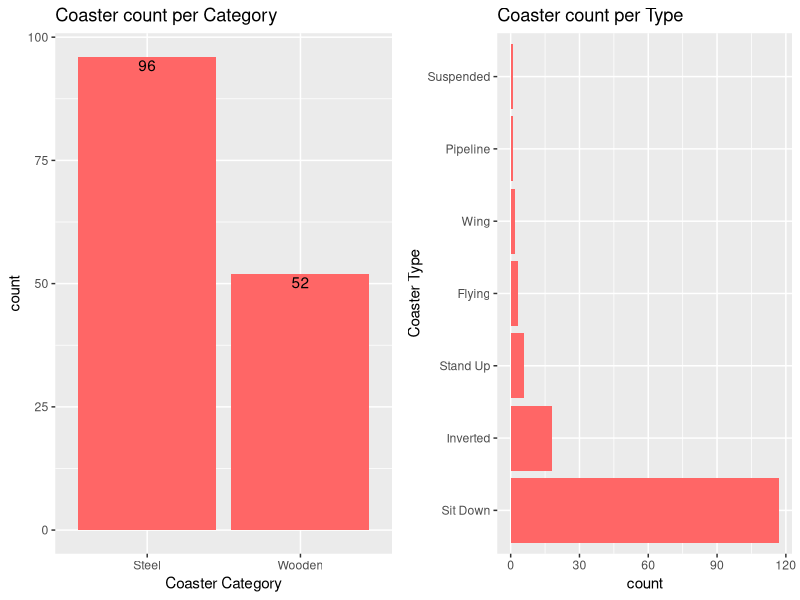
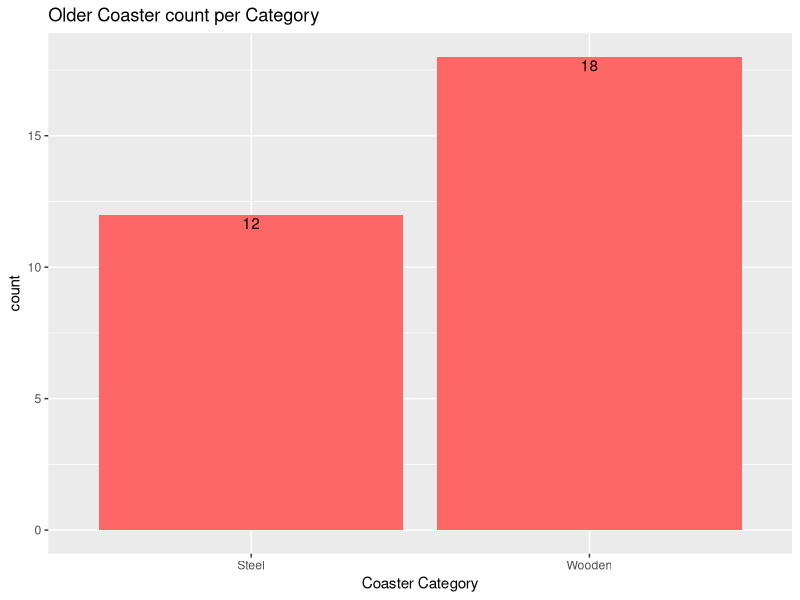
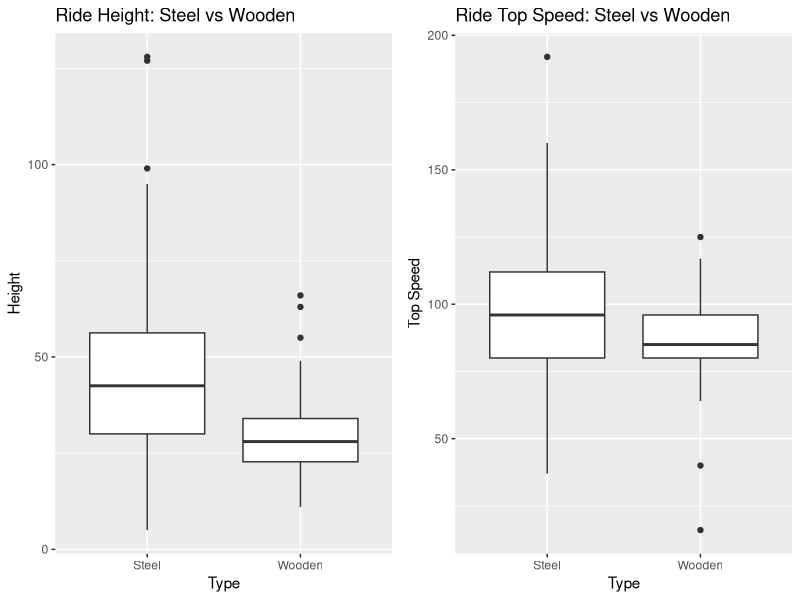
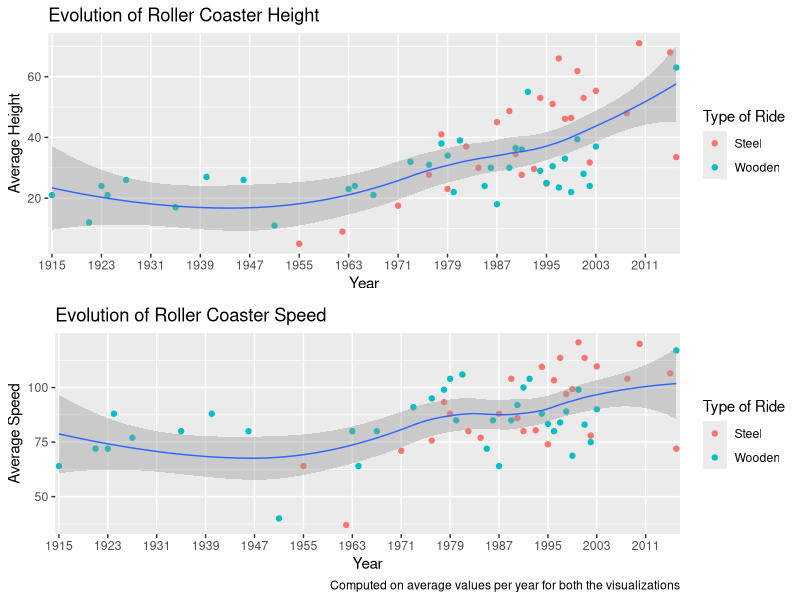
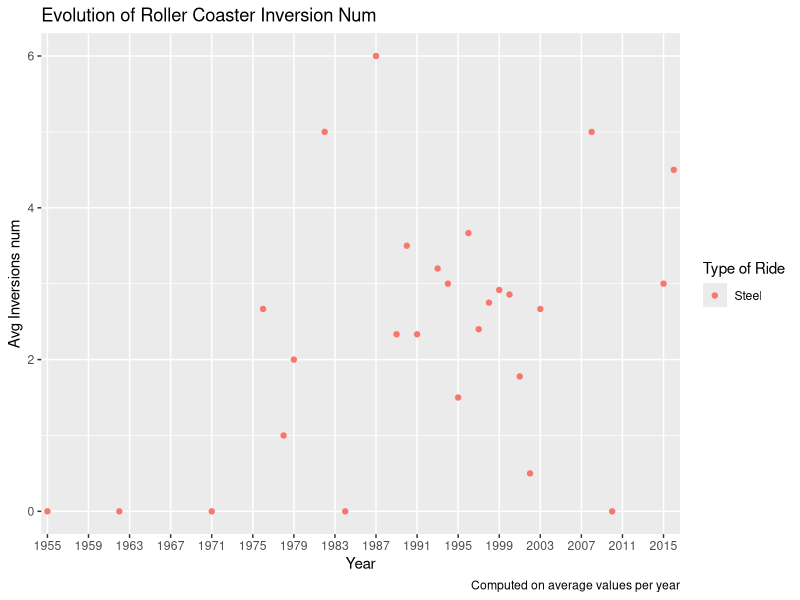
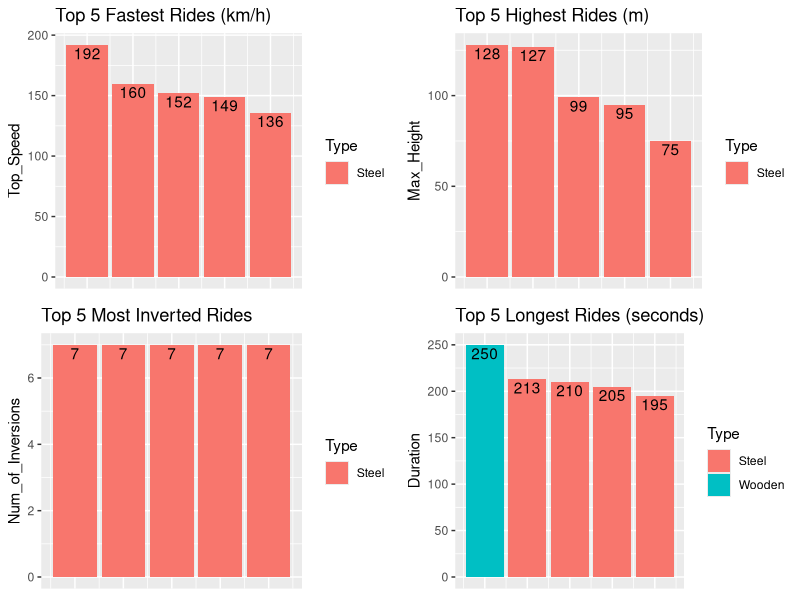
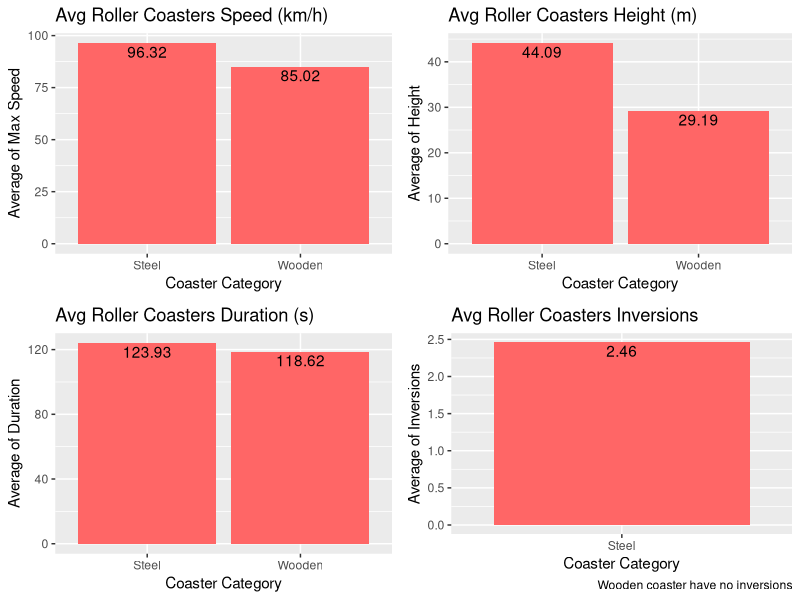
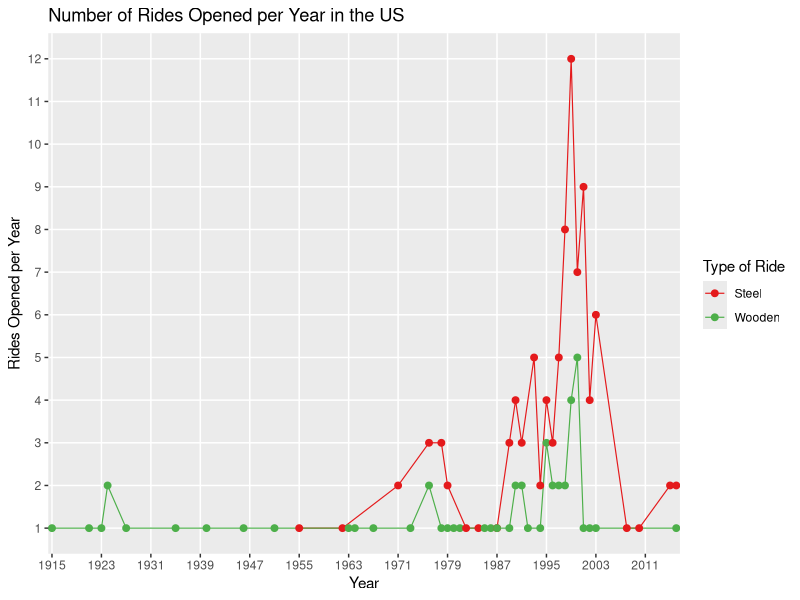

The R script that drew these images, in order: (Note: this script raises an error after producing the figures.)
## ---- chunk 1
# renv lockdown file present in the project directory --> renv.lock
knitr::opts_chunk$set(warning = FALSE, message = FALSE, tidy = TRUE)
library(tidyverse)
library(ggplot2)
library(gridExtra)
library(forcats)
library(GGally) #ggplot2 extensions, more details in the following sections
library(sf)
sf::sf_use_s2(FALSE)
library(rnaturalearth)
## ---- chunk 2
game_data<-read_csv("./Data/PlanetCoaster_DF.csv", col_names=TRUE)
head(game_data)
## ---- chunk 3
#print columns
str(game_data)
## ---- chunk 4
real_data<-read_csv("./Data/RollerCoastersMontanaUni.csv", col_names = TRUE)
head(real_data)
## ---- chunk 5
#print columns
str(real_data)
## ---- chunk 6
# remove useless columns
game_data <- select(game_data, -Coaster_Name, -Traversal_Lenght)
## ---- chunk 7
# remove useless columns
real_data <- select(real_data, -Coaster, -Inversions)
## ---- chunk 8
# count the number of nulls
cat("NA in game dataset: ", sum(is.na(game_data)), " NA in real dataset: ", sum(is.na(real_data)))

## ---- chunk 9
# dropping NA
real_data <- real_data %>% 
  drop_na()
## ---- chunk 10
# converting units
real_data["Top_Speed"]=round(real_data$Top_Speed*1.60, digits = 0) #mph to kmh
real_data["Drop"]=round(real_data$Drop/3.28, digits = 0) #ft to meters
real_data["Length"]=round(real_data$Length/3.28, digits = 0) #ft to meters
real_data["Max_Height"]=round(real_data$Max_Height/3.28, digits = 0) #ft to meters
## ---- chunk 11
# changing types to factor or integer
game_data$Inversions_Num=as.integer(game_data$Inversions_Num)
game_data$Coaster_Type=as.factor(game_data$Coaster_Type)
game_data$Launched=as.factor(game_data$Launched)
game_data$Shuttle=as.factor(game_data$Shuttle)
game_data$Coaster_Category=as.factor(game_data$Coaster_Category)
## ---- chunk 12
# new data types
str(game_data)
## ---- chunk 13
# changing type into factor or integer
real_data$Age_Group=as.factor(real_data$Age_Group)
real_data$Type=as.factor(real_data$Type)
real_data$Design=as.factor(real_data$Design)
real_data$Year_Opened=as.integer(real_data$Year_Opened)
real_data$Num_of_Inversions=as.integer(real_data$Num_of_Inversions)
## ---- chunk 14
str(real_data)
## ---- chunk 15
#add coaster class as factor
game_data <- game_data %>%
  mutate(coaster_class = as.factor(if_else(Exitement>6.34 & Nausea<3.5 & (Fear>4.0 & Fear<6.0), "Good", "Bad")))
## ---- chunk 16
# select the common attributes of real and game rides
game <- select(game_data, Max_Speed, Biggest_Drop, Track_Lenght, Duration, Inversions_Num, -coaster_class)
real <- select(real_data, Top_Speed, Drop, Length, Duration, Num_of_Inversions)
# renaming real cols to have same name of game cols
real <- rename(real, Max_Speed=Top_Speed, Biggest_Drop=Drop, Track_Lenght=Length, Inversions_Num=Num_of_Inversions)
## ---- chunk 17
# adding flag to identify real vs game rides
game["Ride_Type"]="Game"
real["Ride_Type"]="Real"

# merging datasets
rides <- rbind(game, real)

# resulting data set
head(rides)
## ---- chunk 18
# coasters per category (type)
coasterCat <- ggplot(data=real_data, mapping = aes(x = Type))+
  geom_bar(fill="#FF6666")+
  geom_text(mapping = aes(label=..count..), stat = "count", vjust=1.2)+
  labs(title = "Coaster count per Category", x = "Coaster Category")
# coaster per type (design)
coasterDes <- ggplot(data=real_data, mapping = aes(x = fct_infreq(Design)))+
  geom_bar(fill="#FF6666")+
  coord_flip()+
  labs(title = "Coaster count per Type", x = "Coaster Type")

# arranging the plots
grid.arrange(coasterCat, coasterDes, nrow=1)
## ---- chunk 19
# selecting the older rides filtering the age group
real_data %>%
  filter(Age_Group=="1:older")%>%
  ggplot(mapping = aes(x = Type))+
  geom_bar(fill="#FF6666")+
  geom_text(mapping = aes(label=..count..), stat = "count", vjust=1.2)+
  labs(title = "Older Coaster count per Category", x = "Coaster Category")
## ---- chunk 20
# box plots height vs type
heightComp <- real_data %>%
  ggplot(aes(x=Type, y=Max_Height))+
  geom_boxplot()+
  labs(title = "Ride Height: Steel vs Wooden", y="Height")

# box plots speed vs type
speedComp <- real_data %>%
  ggplot(aes(x=Type, y=Top_Speed))+
  geom_boxplot()+
  labs(title = "Ride Top Speed: Steel vs Wooden", y="Top Speed")

grid.arrange(heightComp, speedComp, nrow=1)
## ---- chunk 21
# how ride height changes with years
heightEv <- real_data %>%
  group_by(Year_Opened, Type)%>%
  summarise(avgHeightPerYear = mean(Max_Height))%>%
  ggplot()+
  geom_point(aes(x=Year_Opened, y=avgHeightPerYear, color=Type))+
  geom_smooth(aes(x=Year_Opened, y=avgHeightPerYear), size=0.5)+
  scale_x_discrete(limits=seq(1915, 2016, 8))+
  labs(title = "Evolution of Roller Coaster Height", x="Year", color="Type of Ride", y="Average Height")


# how ride speed changes with years
speedEv <- real_data %>%
  group_by(Year_Opened, Type)%>%
  summarise(avgSpeedPerYear = mean(Top_Speed))%>%
  ggplot()+
  geom_point(aes(x=Year_Opened, y=avgSpeedPerYear, color=Type))+
  geom_smooth(aes(x=Year_Opened, y=avgSpeedPerYear), size=0.5)+
    scale_x_discrete(limits=seq(1915, 2016, 8))+
  labs(title = "Evolution of Roller Coaster Speed", x="Year", color="Type of Ride", y="Average Speed", 
       caption = "Computed on average values per year for both the visualizations")

grid.arrange(heightEv, speedEv, nrow=2)
## ---- chunk 22
# how ride inversions changes with years
real_data %>%
  group_by(Year_Opened, Type)%>%
  filter(Type == "Steel")%>%
  summarise(avgInvsPerYear = mean(Num_of_Inversions))%>%
  ggplot()+
  geom_point(aes(x=Year_Opened, y=avgInvsPerYear, color=Type))+
  scale_x_discrete(limits=seq(1955, 2016, 4))+
  labs(title = "Evolution of Roller Coaster Inversion Num", x="Year", color="Type of Ride", 
       y="Avg Inversions num", caption = "Computed on average values per year")
## ---- chunk 23
# fastest and highest rides in the us
fastest <- real_data%>%
  slice_max(Top_Speed, n=5, with_ties = FALSE)%>%
  ggplot(aes(x=seq(1,5), y=Top_Speed, fill=Type))+
  geom_bar(stat = "identity")+
  geom_text(mapping = aes(label=Top_Speed), vjust=1.2)+
  labs(title = "Top 5 Fastest Rides (km/h)")+
  theme(axis.title.x = element_blank(),
        axis.text.x = element_blank(),
        axis.ticks.x = element_blank())

highest <- real_data%>%
  slice_max(Max_Height, n=5, with_ties = FALSE)%>%
  ggplot(aes(x=seq(1,5), y=Max_Height, fill=Type))+
  geom_bar(stat = "identity")+
  geom_text(mapping = aes(label=Max_Height), vjust=1.2)+
  labs(title = "Top 5 Highest Rides (m)")+
  theme(axis.title.x = element_blank(),
        axis.text.x = element_blank(),
        axis.ticks.x = element_blank())

mostInv <- real_data%>%
  slice_max(Num_of_Inversions, n=5, with_ties = FALSE)%>%
  ggplot(aes(x=seq(1,5), y=Num_of_Inversions, fill=Type))+
  geom_bar(stat = "identity")+
  geom_text(mapping = aes(label=Num_of_Inversions), vjust=1.2)+
  labs(title = "Top 5 Most Inverted Rides")+
  theme(axis.title.x = element_blank(),
        axis.text.x = element_blank(),
        axis.ticks.x = element_blank())

longest <- real_data%>%
  slice_max(Duration, n=5, with_ties = FALSE)%>%
  ggplot(aes(x=seq(1,5), y=Duration, fill=Type))+
  geom_bar(stat = "identity")+
  geom_text(mapping = aes(label=Duration), vjust=1.2)+
  labs(title = "Top 5 Longest Rides (seconds)")+
  theme(axis.title.x = element_blank(),
        axis.text.x = element_blank(),
        axis.ticks.x = element_blank())

grid.arrange(fastest, highest, mostInv, longest, nrow=2)

## ---- chunk 24
# avg speed for coaster cat
avgSpd <- real_data %>%
  group_by(Type)%>%
  summarise(avgSpeed=round(mean(Top_Speed), digits = 2))%>%
  ggplot(aes(x=Type, y=avgSpeed))+
    geom_col(fill="#FF6666")+
    geom_text(mapping = aes(label=avgSpeed), vjust=1.2)+
    labs(title = "Avg Roller Coasters Speed (km/h)", x = "Coaster Category", y="Average of Max Speed")

# avg height for coaster cat
avgHeight <- real_data %>%
  group_by(Type)%>%
  summarise(avgHeight=round(mean(Max_Height), digits = 2))%>%
  ggplot(aes(x=Type, y=avgHeight))+
    geom_col(fill="#FF6666")+
    geom_text(mapping = aes(label=avgHeight), vjust=1.2)+
    labs(title = "Avg Roller Coasters Height (m)", x = "Coaster Category", y="Average of Height")

# avg duration for coaster cat
avgDur <- real_data %>%
  group_by(Type)%>%
  summarise(avgDura=round(mean(Duration), digits = 2))%>%
  ggplot(aes(x=Type, y=avgDura))+
    geom_col(fill="#FF6666")+
    geom_text(mapping = aes(label=avgDura), vjust=1.2)+
    labs(title = "Avg Roller Coasters Duration (s)", x = "Coaster Category", y="Average of Duration")

# avg inversion num for coaster cat
avgInv <- real_data %>%
  group_by(Type)%>%
  filter(Type == "Steel")%>%
  summarise(avgInve=round(mean(Num_of_Inversions), digits = 2))%>%
  ggplot(aes(x=Type, y=avgInve))+
    geom_col(fill="#FF6666")+
    geom_text(mapping = aes(label=avgInve), vjust=1.2)+
    labs(title = "Avg Roller Coasters Inversions", x = "Coaster Category", y="Average of Inversions",
         caption = "Wooden coaster have no inversions")

grid.arrange(avgSpd, avgHeight, avgDur, avgInv, nrow = 2)


## ---- chunk 25
# roller coasters opened per year
real_data %>%
  group_by(Year_Opened, Type)%>%
  summarise(OpenedPerYear = n())%>%
  ggplot(aes(x=Year_Opened, y=OpenedPerYear, color=Type))+
  geom_line(size = 0.4)+
  geom_point(size=2)+
  scale_y_discrete(name="Rides Opened per Year", limits=factor(c(1:12)))+ # limits 1 because if i have the year in the dataset, at least one ride was opened that year
  scale_x_discrete(limits=seq(1915, 2016, 8))+
  scale_color_manual(values=c('#e41a1c','#4daf4a'))+
  labs(title = "Number of Rides Opened per Year in the US", x="Year", color="Type of Ride")
## ---- chunk 26
# cumulative sum
real_data %>%
  group_by(Year_Opened)%>%
  summarise(OpenedTot = n())%>%
  mutate(cumSum = cumsum(OpenedTot))%>%
  ggplot(aes(x=Year_Opened, y=cumSum))+
  geom_line(size = 0.4)+
  geom_point(size=2)+
  scale_x_discrete(limits=seq(1915, 2016, 8))+
  scale_color_manual(values=c('#e41a1c','#4daf4a'))+
  labs(title = "Growth Trend in the number of Roller Coasters", subtitle = "cumulative sum of new rides over the years",  x="Year", y="Number of Rides")
## ---- chunk 27
# rides num per state
real_data %>%
  group_by(State)%>%
  summarise(nRide = n())%>%
  ggplot(aes(x=State, y=nRide))+
  geom_col()+
  coord_flip()+
  scale_y_discrete(name="Number of Rides", limits=factor(c(1:20)))+
  labs(title = "Roller Coasters per State", caption = "Showing only states with at least one ride")
## ---- chunk 28
proj <- "+proj=merc"
# get the coasters
coasters <- real_data%>%
  mutate(name = State)%>%
  group_by(name)%>%
  summarise(ridesN=n())%>%
  arrange(name, desc(ridesN))
  
# get the all states except for Alaska and Hawaii (no rides there)
states <- ne_states(country = "United States of America", returnclass = "sf")%>%
  st_transform(proj)%>%
  group_by(name)%>%
  summarise()%>%
  ungroup()%>%
  left_join(coasters, by="name")%>%
  filter(name != "Alaska", name != "Hawaii")

# plotting
states%>%
  mutate(ridesN = as.factor(ridesN))%>%
  # collapsing only the factors which label is present in the data set to avoid the generation of a warning
  mutate(ridesN = fct_collapse(ridesN,
                               "0" = c(),
                               "1-3" = c("1","2","3"),
                               "4-6" = c("4","5","6"),
                               "7 or more" = c("7","8","9", "12", "13", "16", "17")
                               ))%>%
  ggplot(aes(fill=ridesN))+
  geom_sf()+
  scale_color_manual(values=c("0"="gray", "1-3"="#d05851","4-6"="#69ac57","7 or more"="#c49837"),
                     aesthetics = c('colour', 'fill'))+
  labs(title = "Number of Roller Coaster per State", fill="Num of Rides")

## ---- chunk 29
proj <- "+proj=merc"
# getting the parks
parks <- real_data%>%
  mutate(name = State)%>%
  group_by(name)%>%
  summarise(parksN=length(unique(Park)))%>%
  arrange(name, desc(parksN))
  
# get the states except for Alaska and Hawaii (no theme parks there)
states <- ne_states(country = "United States of America", returnclass = "sf")%>%
  st_transform(proj)%>%
  group_by(name)%>%
  summarise()%>%
  ungroup()%>%
  left_join(parks, by="name")%>%
  filter(name != "Alaska", name != "Hawaii")

# plotting
states%>%
  mutate(parksN = as.factor(parksN))%>%
  # collapsing only the factors which label is present in the data set to avoid the generation of a warning
  mutate(parksN = fct_collapse(parksN,
                               "0" = c(),
                               "1-3" = c("1","2","3"),
                               "4-6" = c("4"),
                               "7 or more" = c("7", "8")
                               ))%>%
  ggplot(aes(fill=parksN))+
  geom_sf()+
  scale_color_manual(values=c("0"="gray","1-3"="#69ac57","4-6"="#c49837","7 or more"="#a96cc2"),
                     aesthetics = c('colour', 'fill'))+
  labs(title = "Number of Theme Parks per State", fill="Num of Theme Parks")

## ---- chunk 30
# parks with 4+ rides
real_data %>%
  group_by(Park)%>%
  summarise(nRide = n())%>%
  filter(nRide>4)%>%
  ggplot(aes(x=Park, y=nRide, width=0.2))+
  geom_col()+
  coord_flip()+
  scale_y_discrete(name="Number of Rides", limits=factor(c(1:12)))
## ---- chunk 31
coasterMainCat <- ggplot(data=game_data, mapping = aes(x = fct_infreq(Coaster_Category)))+
  geom_bar(fill="#FF6666")+
  geom_text(mapping = aes(label=..count..), stat = "count", vjust=1.2)+
  labs(title = "Coaster count per Category", x = "Coaster Category")

coasterType <- ggplot(data=game_data, mapping = aes(x = fct_infreq(Coaster_Type)))+
  geom_bar(fill="#FF6666")+
  coord_flip()+
  labs(title = "Coaster count per Type", x = "Coaster Type")

grid.arrange(coasterMainCat, coasterType, nrow=1)
## ---- chunk 32
# box plots drop vs type
heightComp <- game_data %>%
  ggplot(aes(x=Coaster_Category, y=Biggest_Drop))+
  geom_boxplot()+
  labs(title = "Ride Drop", y="Drop")

# box plots speed vs type
speedComp <- game_data %>%
  ggplot(aes(x=Coaster_Category, y=Max_Speed))+
  geom_boxplot()+
  labs(title = "Ride Top Speed", y="Top Speed")

# box plots inversions vs type
invComp <- game_data %>%
  ggplot(aes(x=Coaster_Category, y=Inversions_Num))+
  geom_boxplot()+
  labs(title = "Ride Inversions", y="Inversions")

grid.arrange(heightComp, speedComp, invComp, nrow=1)
## ---- chunk 33
excitement <- ggplot(game_data, aes(x=Coaster_Category, y=Exitement))+
  geom_boxplot()+
  labs(title = "Excitement Distribution", x = "Coaster Category")

fear <- ggplot(game_data, aes(x=Coaster_Category, y=Fear))+
  geom_boxplot()+
  labs(title = "Fear Distribution", x = "Coaster Category")

nausea <- ggplot(game_data, aes(x=Coaster_Category, y=Nausea))+
  geom_boxplot()+
  labs(title = "Nausea Distribution", x = "Coaster Category")

grid.arrange(excitement, fear, nausea, nrow=1)
## ---- chunk 34
ggplot(game_data, aes(x=Exitement, y=Nausea, color=Fear))+
  geom_point()+
  scale_color_gradient2(midpoint=5, low="#e41a1c", mid="#4daf4a", high="#984ea3", space ="Lab" )+
  labs(title = "Excitement, Nausea and Fear relation")

## ---- chunk 35
# pearson coefficient
# *** 99.9%, ** 99%, * 95%, . 90%, "" otherwise
ggpairs(game_data, columns = c("Exitement", "Fear", "Nausea"), 
        aes(color=Coaster_Category, alpha=.5), 
        title="Relation between Excitement, Nausea and Fear")
## ---- chunk 36
#correlation matrix numerical values
game_data%>%
  select(-Coaster_Type, -Launched, -Shuttle, -Coaster_Category, -coaster_class)%>%
  ggcorr(method=c("pairwise", "spearman"), label=TRUE, label_size = 2, legend.size = 9, size=2, hjust=.90)+
  labs(title = "Metrics Correlation Matrix")
## ---- chunk 37
#class balance
ggplot(game_data, aes(x=coaster_class))+
  geom_bar(fill="#FF6666")+
  geom_text(mapping = aes(label=..count..), stat = "count", vjust=1.2)+
  labs(title = "Good and Bad rides", x = "Coaster Class")
  
## ---- chunk 38
# summary of real rides
rides %>%
  filter(Ride_Type=="Real")%>%
  summary()
## ---- chunk 39
# summary of game rides
rides %>%
  filter(Ride_Type=="Game")%>%
  summary()
## ---- chunk 40
# max speed distribution
speed_density <- ggplot(rides, aes(x=Max_Speed))+
  geom_density(fill="gray")+
  facet_wrap(vars(factor(Ride_Type)), ncol = 1)+
  scale_x_discrete(limits=seq(10, 282, 30))+
  labs(title = "Distribution of the Max Speed (km/h)")

# drop distribution
drop_density <- ggplot(rides, aes(x=Biggest_Drop))+
  geom_density(fill="gray")+
  facet_wrap(vars(factor(Ride_Type)), ncol = 1)+
  scale_x_discrete(limits=seq(0, 259, 30))+
  labs(title = "Distribution of the Biggest Drop (m)")

grid.arrange(speed_density, drop_density, nrow=1)
## ---- chunk 41
# length distribution
length_density <- ggplot(rides, aes(x=Track_Lenght))+
  geom_density(fill="gray")+
  facet_wrap(vars(factor(Ride_Type)), ncol = 1)+
  scale_x_discrete(limits=seq(60, 3029, 400))+
  labs(title = "Distribution of the Tack Length (m)")

# duration distribution
duration_density <- ggplot(rides, aes(x=Duration))+
  geom_density(fill="gray")+
  facet_wrap(vars(factor(Ride_Type)), ncol = 1)+
  scale_x_discrete(limits=seq(16, 300, 40))+
  labs(title = "Distribution of the Duration (s)")

grid.arrange(length_density, duration_density, nrow=1)
## ---- chunk 42
# inversions distribution
inversions_density <- ggplot(rides, aes(x=Inversions_Num))+
  geom_density(fill="gray")+
  facet_wrap(vars(factor(Ride_Type)), ncol = 1)+
  scale_x_discrete(limits=seq(0, 16, 1))+
  labs(title = "Distribution of the number of Inversions")

inversions_density
## ---- chunk 43
# avg speed for coaster cat
avgSpeed <- rides %>%
  group_by(Ride_Type)%>%
  summarise(avgSpeed=round(mean(Max_Speed), digits = 2))%>%
  ggplot(aes(x=Ride_Type, y=avgSpeed))+
    geom_col(fill="#FF6666")+
    geom_text(mapping = aes(label=avgSpeed), vjust=1.2)+
    labs(title = "", x = "Ride Type", y="Avg of Max Speed (km/h)")

# avg drop for coaster cat
avgDrop <- rides %>%
  group_by(Ride_Type)%>%
  summarise(avgDrop=round(mean(Biggest_Drop), digits = 2))%>%
  ggplot(aes(x=Ride_Type, y=avgDrop))+
    geom_col(fill="#FF6666")+
    geom_text(mapping = aes(label=avgDrop), vjust=1.2)+
    labs(title = "", x = "Ride Type", y="Avg of Biggest Drop (m)")

# avg duration for coaster cat
avgDuration <- rides %>%
  group_by(Ride_Type)%>%
  summarise(avgDuration=round(mean(Duration), digits = 2))%>%
  ggplot(aes(x=Ride_Type, y=avgDuration))+
    geom_col(fill="#FF6666")+
    geom_text(mapping = aes(label=avgDuration), vjust=1.2)+
    labs(title = "", x = "Ride Type", y="Avg of Ride Duration (s)")

# avg inversion for coaster cat
avgInv <- rides %>%
  group_by(Ride_Type)%>%
  summarise(avgInv=round(mean(Inversions_Num), digits = 2))%>%
  ggplot(aes(x=Ride_Type, y=avgInv))+
    geom_col(fill="#FF6666")+
    geom_text(mapping = aes(label=avgInv), vjust=1.2)+
    labs(title = "", x = "Ride Type", y="Avg of Inversions Num")

# avg length for coaster cat
avgLnt <- rides %>%
  group_by(Ride_Type)%>%
  summarise(avgLnt=round(mean(Track_Lenght), digits = 2))%>%
  ggplot(aes(x=Ride_Type, y=avgLnt))+
    geom_col(fill="#FF6666")+
    geom_text(mapping = aes(label=avgLnt), vjust=1.2)+
    labs(title = "", x = "Ride Type", y="Avg of Track Length (m)")

grid.arrange(avgSpeed, avgLnt, avgDrop, avgDuration, avgInv, nrow=2)
## ---- chunk 44
# ratio between drop and speed
rides%>%
  group_by(Ride_Type)%>%
  summarise(meanDrop = mean(Biggest_Drop), meanSpeed = mean(Max_Speed))%>%
  mutate(dropSpeedRatio = round(meanSpeed/(meanDrop/100), digits = 2))%>% # for each 100m
  ggplot(aes(y=dropSpeedRatio, x=Ride_Type))+
    geom_col(fill="#FF6666")+
    geom_text(mapping = aes(label=dropSpeedRatio), vjust=1.2)+
    labs(title = "Average speed (km/h) reached in a 100 meters drop", x = "Ride Type", y="Speed")
## ---- chunk 45
# inversion in track length
rides%>%
  group_by(Ride_Type)%>%
  summarise(meanInv = mean(Inversions_Num), meanLnt = mean(Track_Lenght))%>%
  mutate(invLengthRatio = round(meanInv/(meanLnt/100), digits = 2))%>% # for each 100m
  ggplot(aes(y=invLengthRatio, x=Ride_Type))+
    geom_col(fill="#FF6666")+
    geom_text(mapping = aes(label=invLengthRatio), vjust=1.2)+
    labs(title = "Average inversions number per 100 meters of track", x = "Ride Type", y="Inversions")
